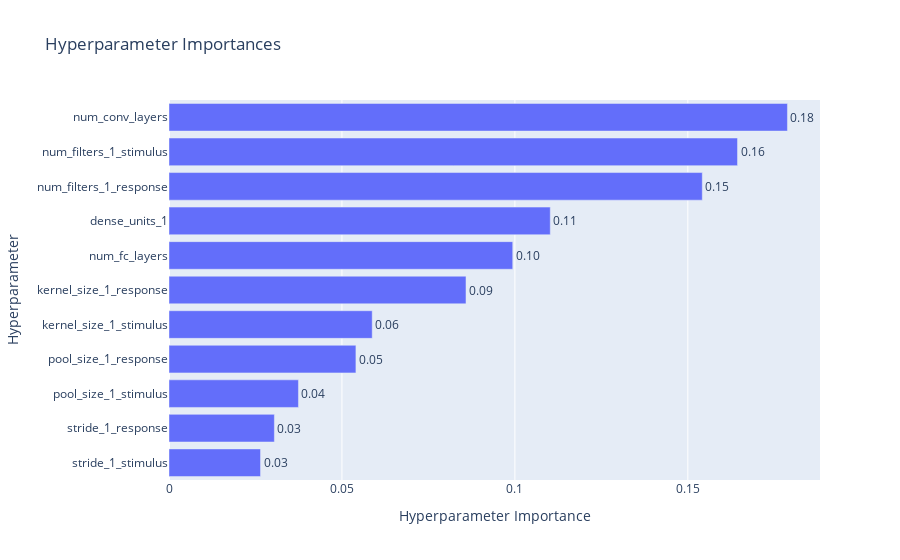

Source (notebook cell):
### Code cell
from optuna.visualization import plot_param_importances
params = [
    'num_conv_layers',
    'num_fc_layers',
    'num_filters_1_stimulus',
    'kernel_size_1_stimulus',
    'stride_1_stimulus',
    'pool_size_1_stimulus',
    'num_filters_1_response',
    'kernel_size_1_response',
    'stride_1_response',
    'pool_size_1_response',
    'dense_units_1',
]
plot_param_importances(study, target=lambda t: t.values[0], params=params)

### Figure 1 — Plotly figure (JSON) as saved in the notebook; plotly's stock layout.template omitted (floating-point values rounded to 4 significant figures)
{"data": [{"cliponaxis": false, "hovertemplate": ["stride_1_stimulus (IntDistribution): 0.02646400956984636<extra></extra>", "stride_1_response (IntDistribution): 0.03046846779889211<extra></extra>", "pool_size_1_stimulus (IntDistribution): 0.03742570722057871<extra></extra>", "pool_size_1_response (IntDistribution): 0.05404282535179513<extra></extra>", "kernel_size_1_stimulus (IntDistribution): 0.058756123125517465<extra></extra>", "kernel_size_1_response (IntDistribution): 0.08586606600899607<extra></extra>", "num_fc_layers (IntDistribution): 0.09938096022704221<extra></extra>", "dense_units_1 (CategoricalDistribution): 0.11023403074792688<extra></extra>", "num_filters_1_response (CategoricalDistribution): 0.15418549728834585<extra></extra>", "num_filters_1_stimulus (CategoricalDistribution): 0.16437041039636296<extra></extra>", "num_conv_layers (IntDistribution): 0.17880590226469623<extra></extra>"], "name": "Objective Value", "orientation": "h", "text": ["0.03", "0.03", "0.04", "0.05", "0.06", "0.09", "0.10", "0.11", "0.15", "0.16", "0.18"], "textposition": "outside", "type": "bar", "x": [0.02646, 0.03047, 0.03743, 0.05404, 0.05876, 0.08587, 0.09938, 0.1102, 0.1542, 0.1644, 0.1788], "y": ["stride_1_stimulus", "stride_1_response", "pool_size_1_stimulus", "pool_size_1_response", "kernel_size_1_stimulus", "kernel_size_1_response", "num_fc_layers", "dense_units_1", "num_filters_1_response", "num_filters_1_stimulus", "num_conv_layers"]}], "layout": {"title": {"text": "Hyperparameter Importances"}, "xaxis": {"title": {"text": "Hyperparameter Importance"}}, "yaxis": {"title": {"text": "Hyperparameter"}}}}
